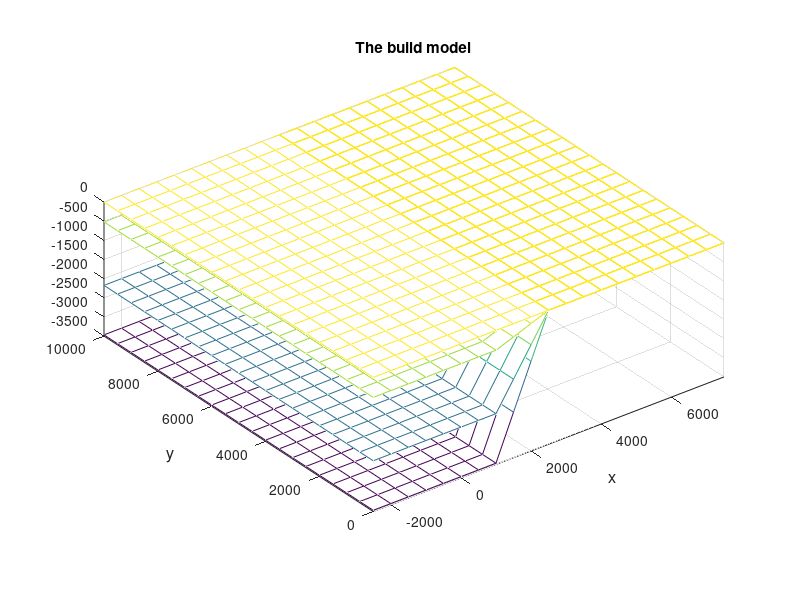

Write the MATLAB code that produced this figure.
% Generate a modified Can4 model (from E2VP)
% reference: Chaljub et al, 2015, 3D numerical simulation of earthquake ground motion
%   in sedimentary basins: testing accuracy through stringent models
clear all;
close all;

% 3lay header: 
%  one_component, 
%  acoustic_isotropic, 
%  elastic_isotropic, 
%  elastic_vti_prem, elastic_vti_thomsen, elastic_vti_cij,
%  elastic_tti_thomsen, elastic_tti_bond,
%  elastic_aniso_cij
media_type = 'elastic_isotropic'
if_write = 1;

NI = 4;

H(1) =     0;
H(2) = - 173*3;
H(3) = - 725*3;
H(4) = -1156*3;

% media info od the first layer
rho(1) = 1000;
vp(1)  = 1500;
vs(1)  = 1000;
par_grad = 0.0;
par_pow  = 1; 


for ni = 2:NI
    rho(ni) = rho(ni-1) * 1.5;
    vp(ni)  =  vp(ni-1) * 1.5;
    vs(ni)  =  vs(ni-1) * 1.5;
end


MINX = -2500.0; DX = 500.0; NX = 21;
MINY = 0.0; DY = 500.0; NY = 21;

xvec = [0:NX-1]*DX + MINX;
yvec = [0:NY-1]*DY + MINY;
[X,Y] = meshgrid(xvec,yvec);

% calculate elevation 
for ni = 1:NI
    for j =1:NY
        for i = 1:NX
            elevation(j,i,ni) = H(ni) * min(1, (2500-xvec(i))/1500);
            if (xvec(i) > 2500)
                elevation(j,i,ni) = 0;
            end
        end
    end
end

% plot
figure;
for ni = 1:NI
    mesh(X, Y, elevation(:,:,ni));
    hold on;
    xlabel('x','fontsize', 12);
    ylabel('y','fontsize', 12);
    axis image;
    title('The build model');
end

%%%% 
%figure;
%drawmodel(501,501,300,-2500,0,-3000,10,10,10,'rho.dat',[],0,[]);

if if_write
	fid = fopen('can4.md3lay','w');
	fprintf(fid, '%s\n',media_type);
	fprintf(fid, '%d\n', NI);
	fprintf(fid, '%d %d %f %f %f %f\n', NX, NY, MINX, MINY, DX, DY);
    for ni = 1:NI
        for j = 1:NY
            for i = 1:NX
              	fprintf(fid, '%f %f %f %f ', elevation(j,i,ni), rho(ni), par_grad, par_pow);
              	fprintf(fid, '%f %f %f ', vp(ni), par_grad, par_pow);
              	fprintf(fid, '%f %f %f\n', vs(ni), par_grad, par_pow);
            end
        end
    end
    fclose(fid);
end


